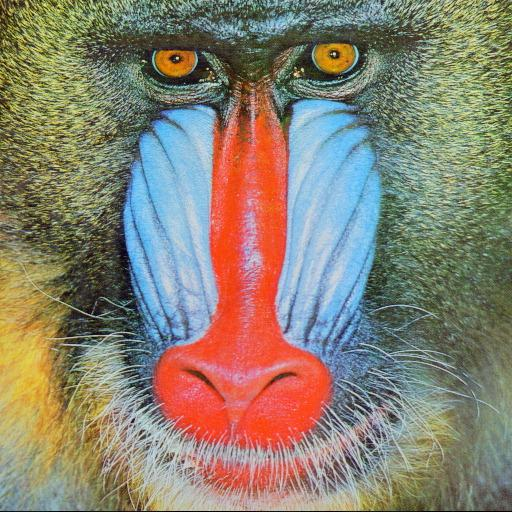
%> input picture TD1_09.09.2021/baboon_ng.jpg, 512 x 512 px
$ octave TD1_Exo3.m   (GNU Octave 9; MATLAB toolbox functions it lacks are replaced by stand-ins)
%> lines starting %> are read from the running program, lines starting %| are printed output that depends on the picture
%Pour effectuer certains traitements d'images, il est primordial de normaliser
%l'image et donc de se ramener à des valeurs e[0;1] pour les pixels

%im1 = Image_Grise et im2 = Valeur_Pixel et im3 =  ValeurS_Pixel
%Ici, im1 et im2 ne sont pas normalisées (valeur(s) > 1)

##figure(5);
##imagesc(Valeur_Pixel);
##colormap(gray);
##title('Image Normalisée');

%Pour calculer le max et le min d'une image (retour d'une seule valeur
Image_Etudiee = imread('baboon_ng.jpg'); %Charge l'image
%> Image_Etudiee is the input picture: size 512x512x3 uint8; mean R, G, B 137.1, 129.1, 112.9

Valeur_Max = max(max(max(Image_Etudiee)));
%> Valeur_Max = 255
Valeur_Min = min(min(min(Image_Etudiee)));
%> Valeur_Min = 0
%Pour un vecteur 1D : il faut un max
%Pour un vecteur 2D = une image en NG (niveau de gris), il faut 2 max
%Pour un vecteur 3D = une image en couleur, il faut 3 max

% Fonction de normalisation
function [imnorm] = f_normalisation_3D(I)

I = double(I);
M = max(max(max(I)));
%> M = 255
m = min(min(min(I)));
%> m = 0

imnorm = (I - m)./(M -m);

endfunction

InNorm = f_normalisation_3D(Image_Etudiee);

% Fonction d'inversion des niveaux de gris
function [iminv] = f_inverse_3D(I) %A faire que sur

I = double(I);
M = max(max(max(I)));

iminv = (M-I);
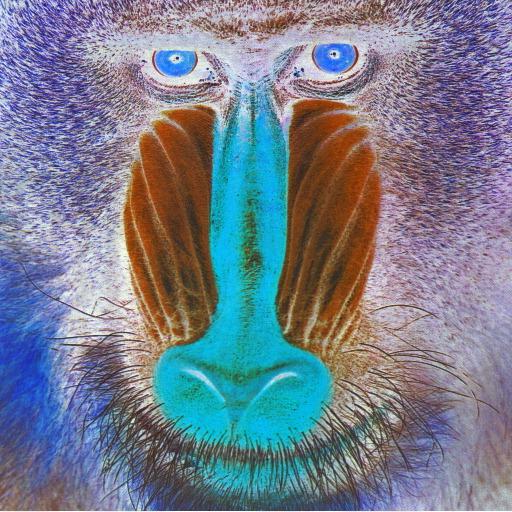
%> iminv: size 512x512x3 double; mean R, G, B 117.9, 125.9, 142.1

endfunction

InInv = f_inverse_3D(Image_Etudiee); %Problème pour de la couleur

figure(),
imagesc(InNorm);

figure();
imagesc(InInv);
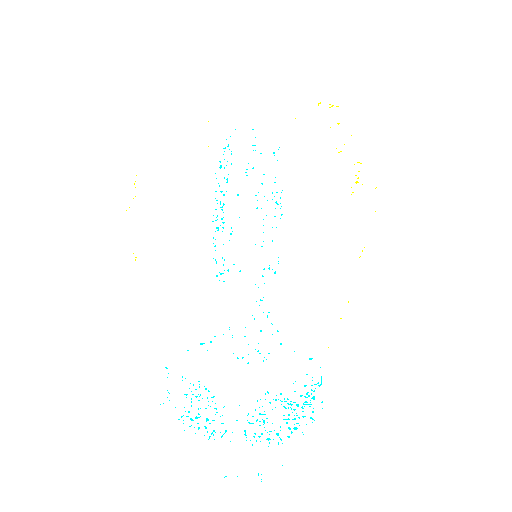
%> displayed picture: size 512x512x3, on the screen's scale of 0 to 255; mean R, G, B 254.1, 255, 254.9

$ run again, with TD1_09.09.2021/bureau256.png saved as TD1_09.09.2021/baboon_ng.jpg
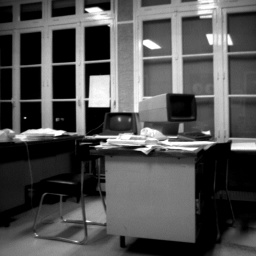
%> input picture TD1_09.09.2021/bureau256.png, 256 x 256 px
%> Image_Etudiee is the input picture: size 256x256 uint8; min 0, max 255, mean 80.9
%> Valeur_Max = 255
%> Valeur_Min = 0
%> M = 255
%> m = 0
%> in f_inverse_3D, `iminv = (M-I);`:
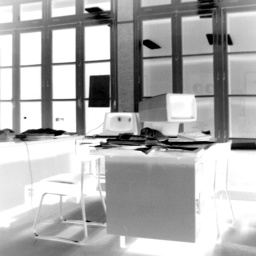
%> iminv: size 256x256 double; min 0, max 255, mean 174.1
%> `imagesc(InInv);`:
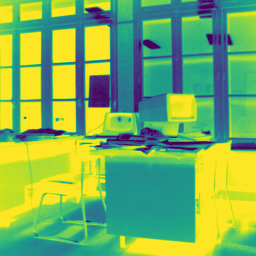
%> displayed picture: size 256x256x3, on the screen's scale of 0 to 255; mean R, G, B 120.3, 176.3, 92.6
